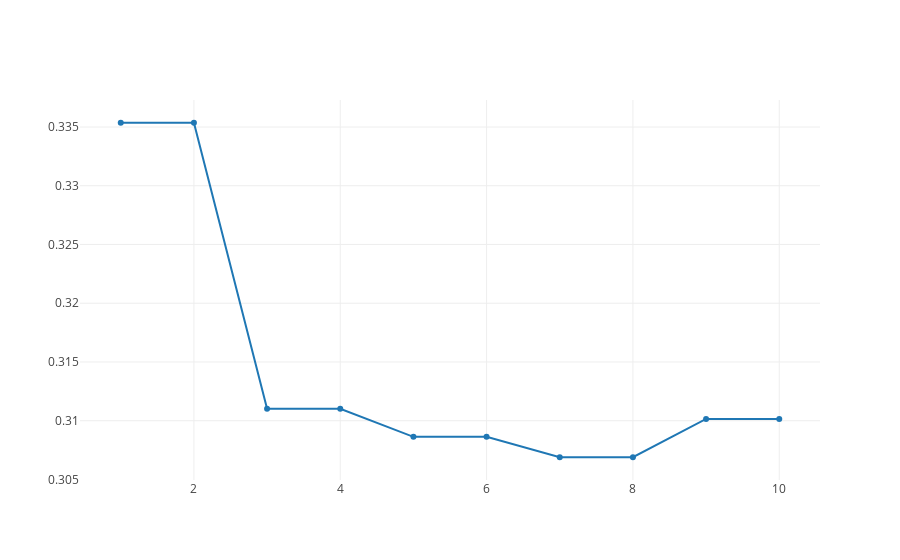

Source (notebook cell):
### Code cell
spam_knn_plot = go.Scatter(
    y = smap_knn_loos,
    x = rang,
    mode = 'lines+markers',
    name = 'lines+markers'
)

plotly.offline.iplot([spam_knn_plot], filename='line-mode')
plotly.offline.plot([spam_knn_plot], filename='spam_knn_plot.html', auto_open=False)

### Figure 1 — Plotly figure (JSON) as saved in the notebook; plotly's stock layout.template omitted (floating-point values rounded to 4 significant figures)
{"data": [{"mode": "lines+markers", "name": "lines+markers", "type": "scatter", "uid": "30bcec67-15ab-4944-93f4-1e223595a58d", "x": [1, 2, 3, 4, 5, 6, 7, 8, 9, 10], "y": [0.3354, 0.3354, 0.311, 0.311, 0.3086, 0.3086, 0.3069, 0.3069, 0.3101, 0.3101]}], "layout": {}}
